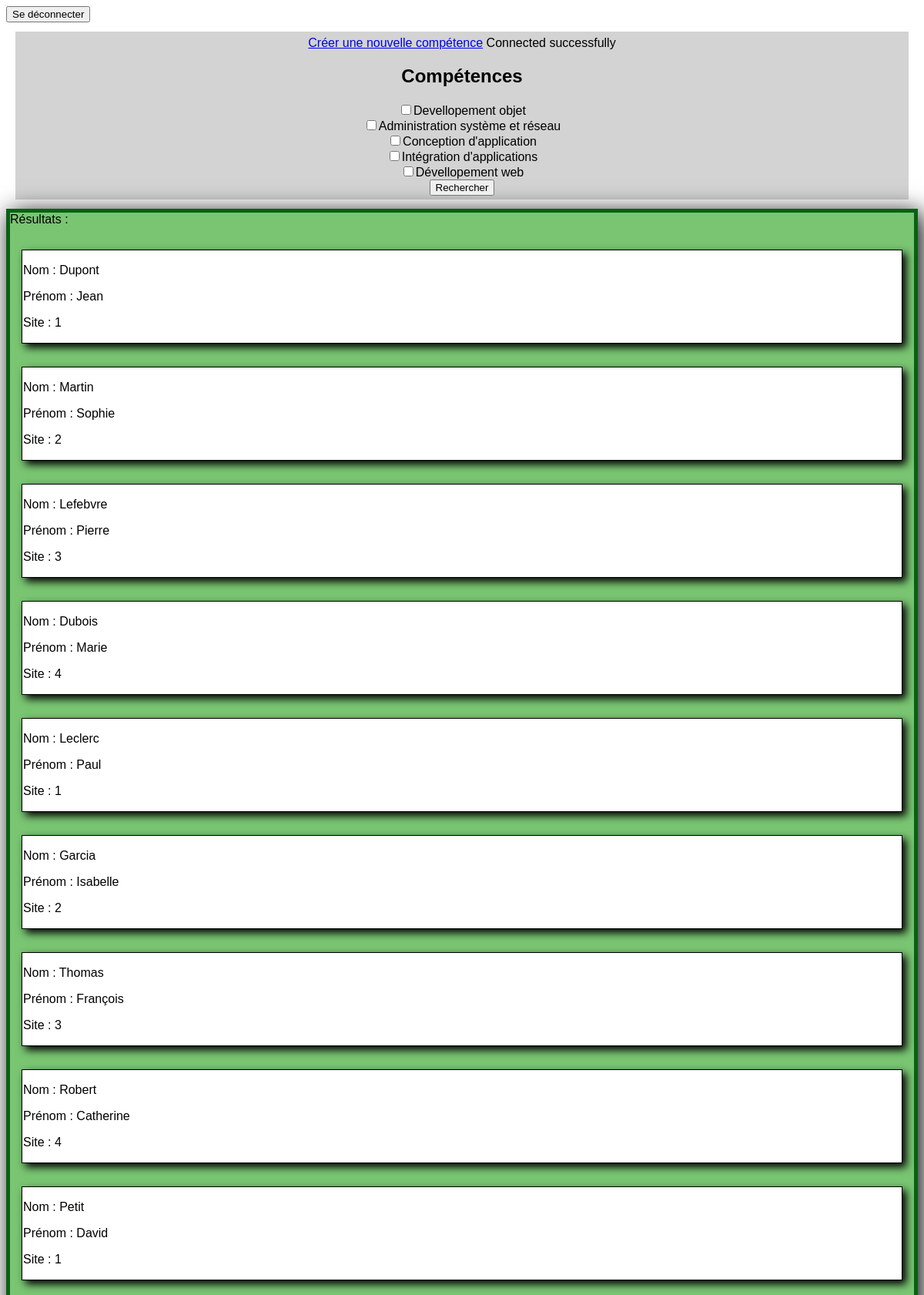
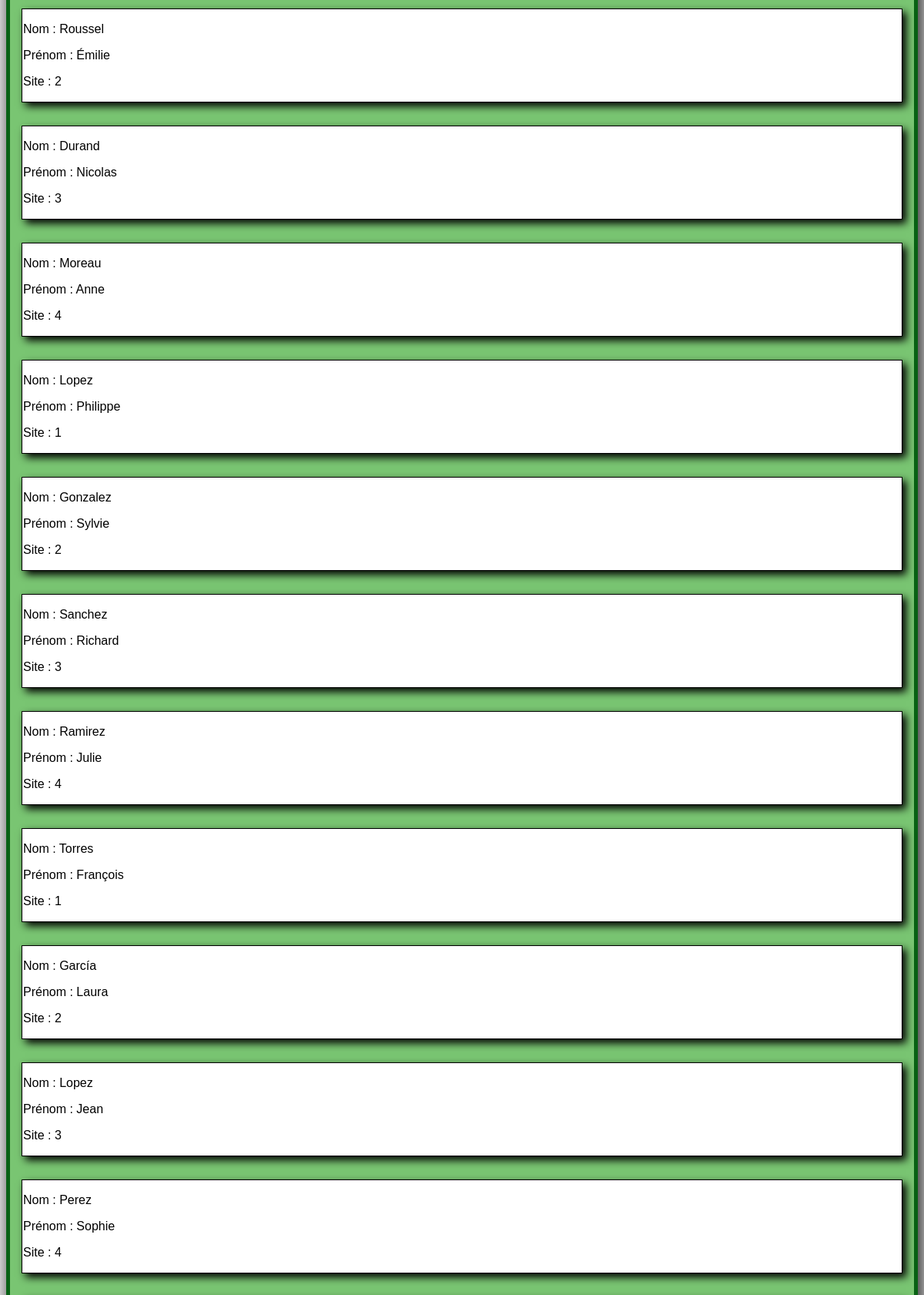
The app's page /trombinoscope.php (upper part) with its own data (2 pictures, top to bottom).
### tables this page shows
CREATE TABLE IF NOT EXISTS `competences` (
  `idCompetence` int(11) NOT NULL AUTO_INCREMENT,
  `nomCompetence` char(32) NOT NULL,
  PRIMARY KEY (`idCompetence`)
);

CREATE TABLE IF NOT EXISTS `salarie` (
  `idSalarie` int(11) NOT NULL AUTO_INCREMENT,
  `nomSalarie` char(32) NOT NULL,
  `prenomSalarie` char(32) NOT NULL,
  `civilite` char(32) NOT NULL,
  `email` char(128) NOT NULL,
  `telephonne` varchar(15) NOT NULL,
  `adresse` char(128) NOT NULL,
  `codePostal` int(5) NOT NULL,
  `ville` char(128) NOT NULL,
  `site` smallint(6) NOT NULL,
  `competences` text,
  PRIMARY KEY (`idSalarie`)
);

### trombinoscope.php (the view, shortened to what this page needs)
<!DOCTYPE html>
<html lang="fr">
<head>
    <link rel="stylesheet" href="./style.css">
</head>
<body>
    <main>
        <div id="head"><button id="logout" onClick=logout()>Se déconnecter</button></div>
        <div id="site">
            <menu id="searchbar">
                <a href="new_competences.php">Créer une nouvelle compétence</a>
                <?php
                include("connexion.php");
                $competences_query = "SELECT nomCompetence FROM competences";
                $competences_result = $conn->query($competences_query);
                echo '<div id="competences">';
                echo '<h2>Compétences</h2>';
                echo '<form action="trombinoscope.php" method="POST">';
                if ($competences_result->num_rows > 0) {
                    while ($row = $competences_result->fetch_assoc()) {
                        echo '<input type="checkbox" name="competences[]" value="' . $row['nomCompetence'] . '">' . $row['nomCompetence'] . '<br>';
                    }
                }
                echo '<input type="submit" value="Rechercher">';
                echo '</form>';
                echo '</div>';
                ?>
            </menu>
            <div id='retour'>Résultats :
                <?php
                $sql_salarie = "SELECT * FROM salarie";
                $result = $conn->query($sql_salarie);
                if ($result && $result->num_rows > 0) {
                    while ($row = $result->fetch_assoc()) {
                        $id_salarie = $row['idSalarie'];
                        $nom = $row['nomSalarie'];
                        $prenom = $row['prenomSalarie'];
                        $site = $row['site'];
                        echo "<div id='salarie_$id_salarie' onclick='redirectFicheSalarie($id_salarie)' class='result'>";
                        echo "<p>Nom : $nom</p>";
                        echo "<p>Prénom : $prenom</p>";
                        echo "<p>Site : $site</p>";
                        echo "</div>";
                    }
                } else {
                    echo "Aucun résultat trouvé.";
                }
                ?>
            </div>
        </div>
    </main>
</body>
</html>

### connexion.php (shortened to what this page needs)
<?php
echo "Connected successfully";
?>

### style.css (style rules this page uses)
body { font-family: Arial, Helvetica, sans-serif; }
#searchbar { background: lightgray; margin: 1%; padding: 0.5%; text-align: center; }
div#retour { border: 5px solid rgb(8, 97, 20); background-color: rgb(121, 197, 114); box-shadow: 5px 5px 30px black; }
.result { background-color: white; box-shadow: 5px 5px 10px black; border: 1px solid black; margin: 30px 15px; padding: 1px; }

### records on screen
competences: nomCompetence "Devellopement objet"
competences: nomCompetence "Administration système et réseau"
competences: nomCompetence "Conception d'application"
competences: nomCompetence "Intégration d'applications"
competences: nomCompetence "Dévellopement web"
salarie: nomSalarie "Dupont", prenomSalarie "Jean", site "1"
salarie: nomSalarie "Martin", prenomSalarie "Sophie", site "2"
salarie: nomSalarie "Lefebvre", prenomSalarie "Pierre", site "3"
salarie: nomSalarie "Dubois", prenomSalarie "Marie", site "4"
salarie: nomSalarie "Leclerc", prenomSalarie "Paul", site "1"
salarie: nomSalarie "Garcia", prenomSalarie "Isabelle", site "2"
salarie: nomSalarie "Thomas", prenomSalarie "François", site "3"
salarie: nomSalarie "Robert", prenomSalarie "Catherine", site "4"
salarie: nomSalarie "Petit", prenomSalarie "David", site "1"
salarie: nomSalarie "Roussel", prenomSalarie "Émilie", site "2"
salarie: nomSalarie "Durand", prenomSalarie "Nicolas", site "3"
salarie: nomSalarie "Moreau", prenomSalarie "Anne", site "4"
salarie: nomSalarie "Lopez", prenomSalarie "Philippe", site "1"
salarie: nomSalarie "Gonzalez", prenomSalarie "Sylvie", site "2"
salarie: nomSalarie "Sanchez", prenomSalarie "Richard", site "3"
salarie: nomSalarie "Ramirez", prenomSalarie "Julie", site "4"
salarie: nomSalarie "Torres", prenomSalarie "François", site "1"
salarie: nomSalarie "García", prenomSalarie "Laura", site "2"
salarie: nomSalarie "Lopez", prenomSalarie "Jean", site "3"
salarie: nomSalarie "Perez", prenomSalarie "Sophie", site "4"
